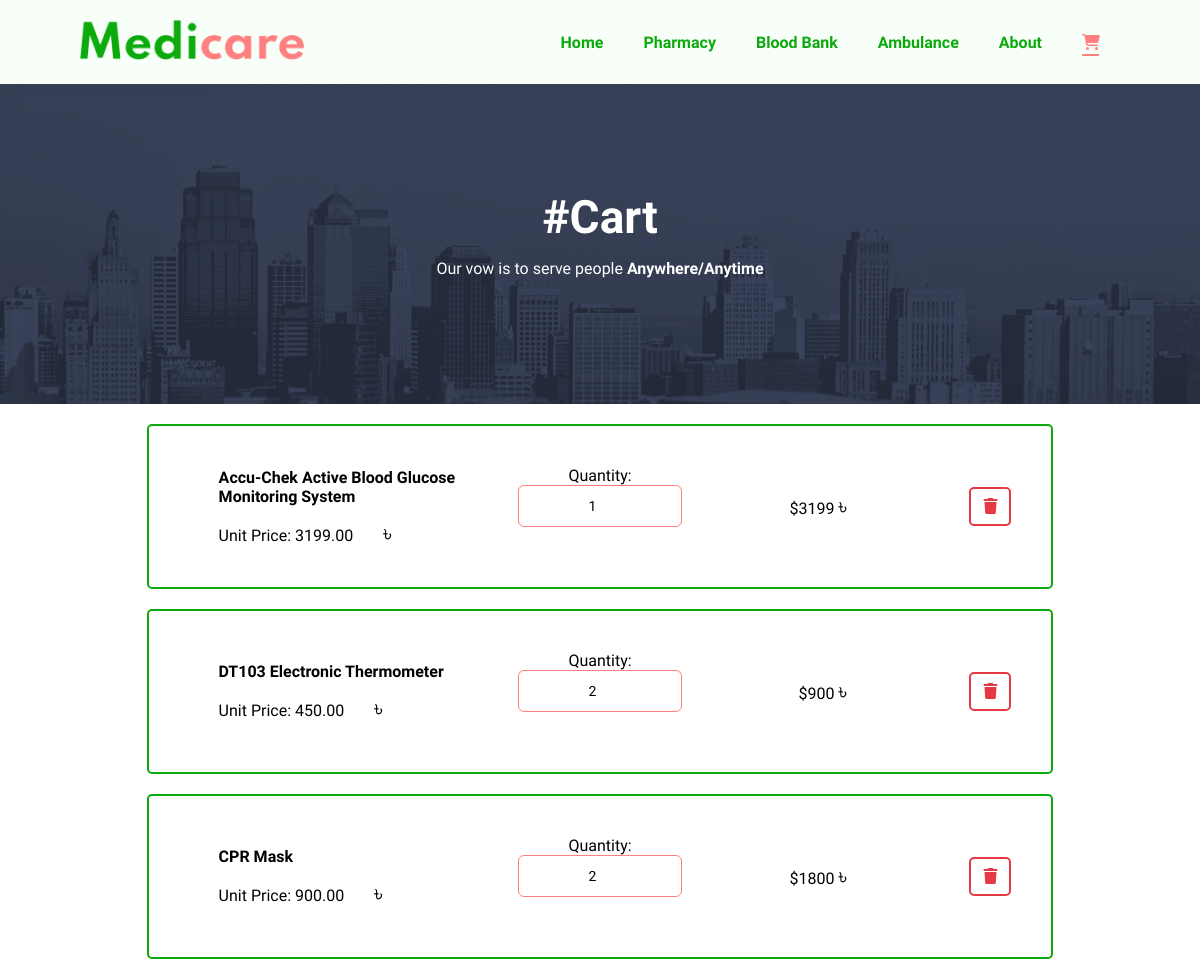
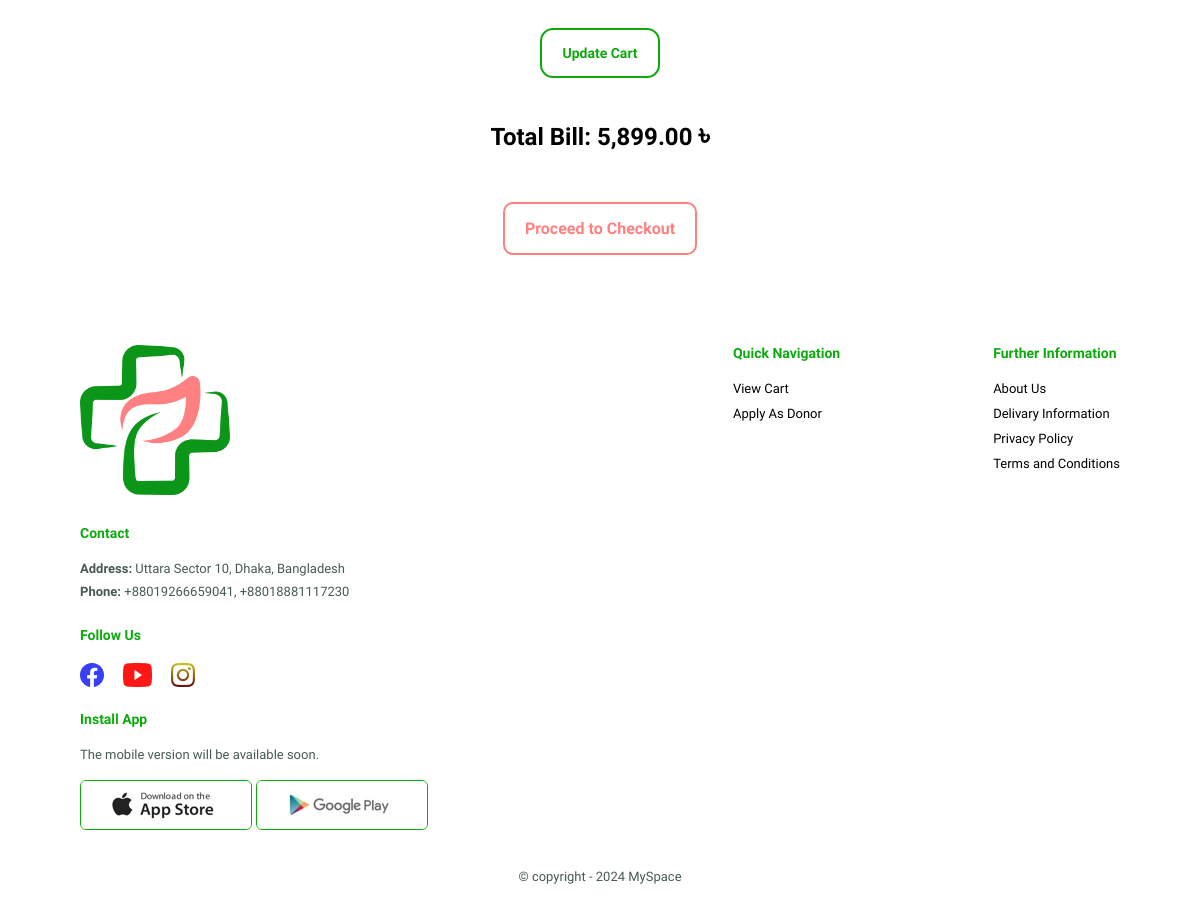
The app's page /cart.php with its own data (2 pictures, top to bottom).
### tables this page shows
CREATE TABLE `cart` (
  `cart_id` int(11) NOT NULL,
  `product_id` int(11) NOT NULL,
  `product_name` varchar(255) NOT NULL,
  `product_brand` varchar(255) NOT NULL,
  `product_category` varchar(255) NOT NULL,
  `product_price` decimal(10,2) NOT NULL,
  `product_quantity` int(11) NOT NULL
);

### cart.php (the view, shortened to what this page needs)
<?php
try {
    $pdo = new PDO("mysql:host=localhost;dbname=medicare", "root", "");
    $pdo->setAttribute(PDO::ATTR_ERRMODE, PDO::ERRMODE_EXCEPTION);
} catch (PDOException $e) {
    die("Connection failed: " . $e->getMessage());
}
$query = "SELECT * FROM cart";
$stmt = $pdo->query($query);
$cart_items = $stmt->fetchAll(PDO::FETCH_ASSOC);
$total_bill = 0;
foreach ($cart_items as $row) {
    $total_bill += $row['product_price'] * $row['product_quantity'];
}
?>
<!DOCTYPE html>
<html lang="en">
    <head>
        <link rel="stylesheet" href="https://cdnjs.cloudflare.com/ajax/libs/font-awesome/6.6.0/css/all.min.css">
        <link rel="stylesheet" href="style.css?v=43">
    </head>
    <body>
        <section id="header">
            <a href="index.php" id="mobile-version"><img src="img/logo.png" class="logo" alt="medicare-logo"></a>
            <div>
                <ul id="navbar">
                    <li><a href="index.php">Home</a></li>
                    <li><a href="pharmacy.php">Pharmacy</a></li>
                    <li><a href="blood-bank.php">Blood Bank</a></li>
                    <li><a href="ambulance.php">Ambulance</a></li>
                    <li><a href="about.php">About</a></li>
                    <li id="lg-bag"><a href="cart.php" class="active"><i class="fas fa-cart-shopping"></i></a></li>
                </ul>
            </div>
        </section>
        <section id="about-header" >
            <h2>#Cart</h2>
            <p>Our vow is to serve people <strong>Anywhere/Anytime</strong></p>
        </section>
        <section class="cart">
            <?php if (empty($cart_items)): ?>
                <p class="empty-cart-message">Your cart is empty.</p>
            <?php else: ?>
                <form method="post" action="cart.php">
                    <div class="cart-container">
                        <?php foreach ($cart_items as $row): ?>
                            <div class="cart-item">
                                <div class="cart-item-details">
                                    <strong><?= htmlspecialchars($row['product_name']) ?></strong>
                                    <span>Unit Price: <?= htmlspecialchars($row['product_price']) ?><span class="taka">৳</span></span>
                                </div>
                                <div class="cart-item-quantity">
                                    <label for="quantity_<?= $row['cart_id'] ?>">Quantity:</label>
                                    <input type="number" id="quantity_<?= $row['cart_id'] ?>" name="cart_items[<?= $row['cart_id'] ?>]" value="<?= $row['product_quantity'] ?>" min="1">
                                </div>
                                <div class="cart-item-total">
                                    <span>$<?= $row['product_price'] * $row['product_quantity'] ?> <span class="taka">৳</span></span>
                                </div>
                                 <div class="cart-item-actions">
                                    <a href="cart.php?action=remove&cart_id=<?= $row['cart_id'] ?>" class="remove-btn"><i class="fas fa-trash"></i></a>
                                </div>
                            </div>
                        <?php endforeach; ?>
                    </div>
                    <button type="submit" name="update_cart">Update Cart</button>
                </form>
                <div class="total-bill">
                    Total Bill: <?= number_format($total_bill, 2) ?> <span class="taka">৳</span>
                </div><br>
            <?php endif; ?>
            <a href="customer_login.php" class="proceed">Proceed to Checkout</a>
        </section>
        <footer class="section-p1">
            <div class="col">
                <img class="logo" src="img/short_logo.png" alt="">
                <h4>Contact</h4>
                <p><strong>Address: </strong>Uttara Sector 10, Dhaka, Bangladesh</p>
                <p><strong>Phone: </strong>+88019266659041, +88018881117230</p>
                <div class="follow">
                    <h4>Follow Us</h4>
                    <div class="icon">
                        <img src="img/logo/Vector.png" alt="facebook">
                        <img src="img/logo/Vector-1.png" alt="youtube">
                        <img src="img/logo/Vector-2.png" alt="instagram">
                    </div>
                </div>
            </div>
            <div class="col">
                <h4>Quick Navigation</h4>
                <a href="cart.php">View Cart</a>
                <a href="blood-bank.php">Apply As Donor</a>
            </div>
            <div class="col">
                <h4>Further Information</h4>
                <a href="about.php">About Us</a>
                <a href="legal-information.php">Delivary Information</a>
                <a href="legal-information.php">Privacy Policy</a>
                <a href="legal-information.php">Terms and Conditions</a>
            </div>
            <div class="col install">
                <h4>Install App</h4>
                <p>The mobile version will be available soon.</p>
                <div class="row">
                    <img src="img/pay/app.jpg" alt="">
                    <img src="img/pay/play.jpg" alt="">
                </div>
            </div>
            <div class="copyright">
                <p>&copy copyright - 2024 MySpace</p>
            </div>
        </footer>
    </body>
</html>

### style.css (style rules this page uses)
* { margin: 0; padding: 0; box-sizing: border-box; font-family: "Spartan", sans-serif; }
html { scroll-behavior: smooth; }
h2 { font-size: 46px; line-height: 54px; color: #222; }
h4 { font-size: 20px; color: #222; }
p { font-size: 16px; color: #465b52; margin: 15px 0 20px 0; }
.section-p1 { padding: 40px 80px; }
body { width: 100%; text-decoration: none; }
#header { display: flex; align-items: center; justify-content: space-between; padding: 20px 80px; background: #F8FFF8; box-shadow: 0 5px 15px rgba(0, 0, 0, 0.06); z-index: 999; position: sticky; top: 0; left: 0; }
#navbar { display: flex; align-items: center; justify-content: center; }
#navbar li { list-style: none; padding: 0 20px; position: relative; }
#navbar li a { text-decoration: none; font-size: 16px; font-weight: 600; color: #0caa0c; transition: 0.3s ease; }
#navbar li a:hover, #navbar li a.active { color: #FF8080; }
#navbar li a.active::after, #navbar li a:hover::after { content: ""; width: 30%; height: 2px; background: #FF8080; position: absolute; bottom: -4px; left: 20px; }
footer { display: flex; flex-wrap:wrap; justify-content: space-between; }
footer .col { display: flex; align-items: flex-start; flex-direction: column; margin-bottom: 20px; }
footer .logo { width: 30%; margin-bottom: 30px; }
footer h4 { color:#0caa0c; font-size: 14px; padding-bottom: 20px; }
footer p { font-size: 13px; margin: 0 0 8px 0; }
footer a { font-size: 13px; text-decoration: none; color: black; margin-bottom: 10px; }
footer .follow { margin-top: 20px; }
footer .follow .icon img { margin-right: 15px; }
footer .install .row img { border: 1px solid #0caa0c; border-radius: 6px; }
footer .install img { margin: 10px 0 15px 0; }
footer .copyright { width: 100%; text-align: center; }
#about-header { background-image: url("img/about/banner.png"); width: 100%; height: 40vh; background-size: cover; display: flex; justify-content: center; text-align: center; flex-direction: column; padding: 14px; }
#about-header h2, #about-header p { color: #ffff; }
#search-donor label, input, select, button { font-size: 1rem; }
#apply-donor label, input, select, button { font-size: 1rem; }
.cart { margin: 20px auto; width: 100%; padding: 0; display: flex; flex-direction: column; align-items: center; justify-content: center; }
.cart-container { display: flex; flex-direction: column; gap: 20px; }
.cart-item { display: flex; flex-direction: row; align-items: center; justify-content: space-between; padding: 40px; border: 2px solid #0caa0c; border-radius: 5px; }
.cart-item-details { flex: 2; display: flex; flex-direction: column; text-align: left; gap: 15px; }
.cart-item-details strong { margin: 0 30px; }
.cart-item-details span { margin: 0 30px; }
.cart-item-details .taka { color: #000; font-size: 22px; }
.cart-item-quantity { flex: 1; text-align: center; }
.cart-item-total { flex: 1; text-align: right; }
.cart-item-total .taka { color: #000; font-size: 22px; }
.cart-item-actions { flex: 1; text-align: right; }
input[type="number"] { width: 50px; text-align: center; }
.remove-btn { text-decoration: none; color: #e63946; background-color: transparent; border: 2px solid #e63946; padding: 8px 12px; border-radius: 5px; transition: 0.3s ease; }
.total-bill { margin-top: 20px; font-size: 1.5em; font-weight: bold; text-align: center; }
.total-bill .taka { font-size: 29px; }
.cart form { display: flex; flex-direction: column; align-items: center; }
.cart form button { font-size: 14px; font-weight: 600; margin-top: 30px; margin-bottom: 20px; padding: 15px 20px; color: #0caa0c; border: 2px solid #0caa0c; border-radius: 13px; background-color: transparent; transition: 0.3s ease; }
.proceed { text-decoration: none; font-weight: 700; color: #FF8080; border: 2px solid #FF8080; border-radius: 10px; padding: 15px 20px; margin: 30px 0; transition: 0.3s ease; }
.form-container input[type="text"], input[type="number"], input[type="file"] { width: 100%; padding: 12px; border: 1px solid #0caa0c; border-radius: 6px; margin-bottom: 20px; font-size: 14px; background: white; }
.blood-management input[type="text"], input[type="number"], input[type="file"] { width: 100%; padding: 12px; border: 1px solid #d32f2f; border-radius: 6px; margin-bottom: 20px; font-size: 14px; background: white; }
.ambulance-management input[type="text"], input[type="number"], input[type="file"] { border: 1px solid #FF8080; }
.checkout-function h1, h2, h3 { text-align: center; }

### records on screen
cart: product_name "Accu-Chek Active Blood Glucose Monitoring System", product_price "3199.00", product_quantity "1", $row['product_price'] * $row['product_quantity'] "3199"
cart: product_name "DT103 Electronic Thermometer", product_price "450.00", product_quantity "2", $row['product_price'] * $row['product_quantity'] "900"
cart: product_name "CPR Mask", product_price "900.00", product_quantity "2", $row['product_price'] * $row['product_quantity'] "1800"

### other values on screen
$total_bill "5,899.00"
